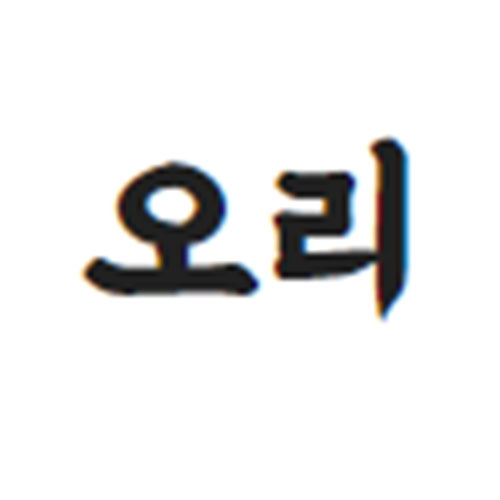
#> input picture ml/cnn/00_4.jpg, 500 x 500 px; its folder holds only this picture in this run
$ python new.py --image 00_4.jpg
#> lines starting #> are read from the running program, lines starting #| are printed output that depends on the picture; after the words box and inside, x2 and y2 are one past the last pixel; in counts of white or black regions, pixels touching at a corner belong together
from PIL import Image

import pytesseract
import argparse
import cv2
import os

ap = argparse.ArgumentParser()
ap.add_argument("-i", "--image", required=True,
                help="path to input image to be OCR' d")
ap.add_argument("-p", "--preprocess", type=str, default="thresh",
                help="type of preprocessing to be done")
args = vars(ap.parse_args())

# load the example image and convert it to grayscale
image = cv2.imread(args["image"])
#> image is the input picture: shape (500, 500, 3); mean B, G, R 234.7, 234.7, 234.6
gray = cv2.cvtColor(image, cv2.COLOR_BGR2GRAY)
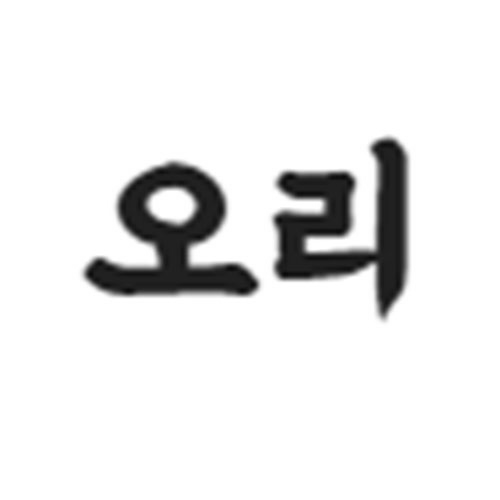
#> gray: shape (500, 500); min 8, max 255, mean 234.7

# check to see if we should apply thresholding to preprocess the
# image
if args["preprocess"] == "thresh":
    gray = cv2.threshold(gray, 0, 255,
                         cv2.THRESH_BINARY | cv2.THRESH_OTSU)[1]
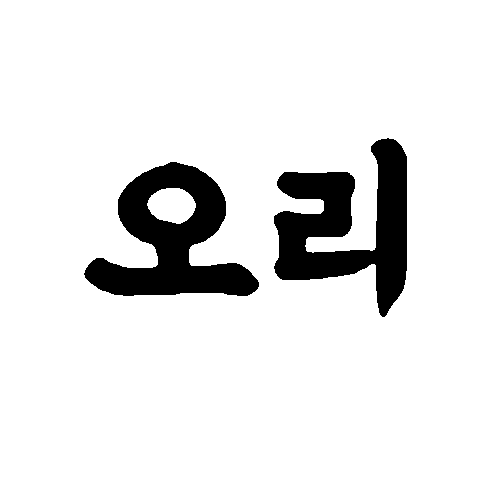
#> gray: shape (500, 500); 90.8% white; 2 black regions, box (x1, y1, x2, y2) and area: (274, 138, 407, 317) 11861, (84, 162, 259, 296) 11155

# make a check to see if median blurring should be done to remove
# noise
elif args["preprocess"] == "blur":
    gray = cv2.medianBlur(gray, 3)

# write the grayscale image to disk as a temporary file so we can
# apply OCR to it
filename = "{}.JPG".format(os.getpid()) #현재 프로세스 아이디.
cv2.imwrite(filename, gray)

print(filename)
print("되나?1")
# load the image as a PIL/Pillow image, apply OCR, and then delete
# the temporary file
img = Image.open(filename)

print("되나?2")

tessdata_dir_config = '--tessdata-dir "C:/Program Files/Tesseract-OCR/tessdata"'
# Example config: '--tessdata-dir "C:\\Program Files (x86)\\Tesseract-OCR\\tessdata"'
# It's important to include double quotes around the dir path.
print("되나?3")

#> (the run stopped early here; a loop or call above may not have finished)

$ run again, on ml/cnn/255008.JPG
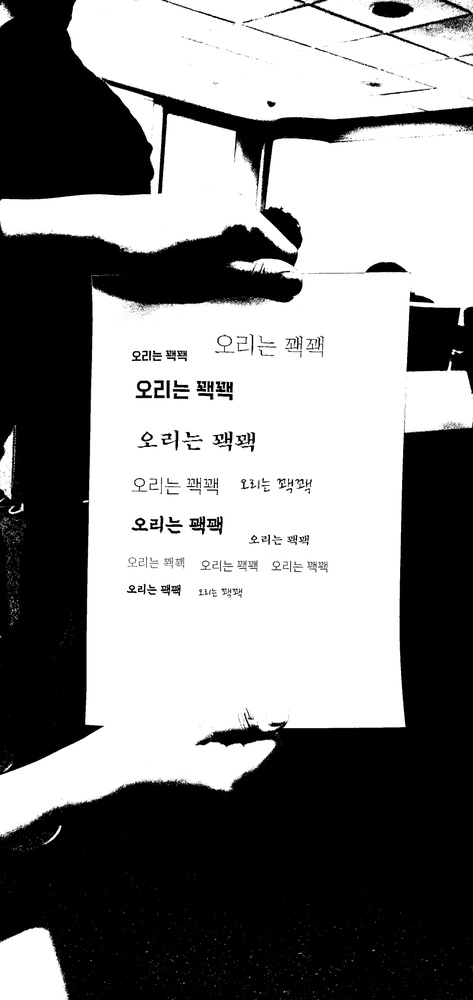
#> input picture ml/cnn/255008.JPG, 473 x 1000 px, shrunk from 1908 x 4032 before the run
#> image is the input picture: shape (1000, 473, 3); min 0, max 255, mean 132.6
#> `gray = cv2.threshold(gray, 0, 255, cv2.THRESH_BINARY | cv2.THRESH_OTSU..`:
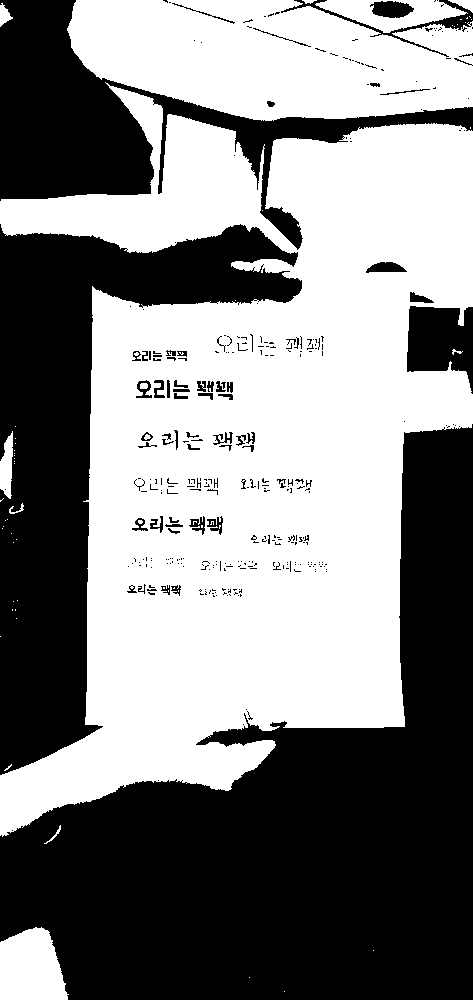
#> gray: shape (1000, 473); 52.1% white; 329 black regions (264 under 20 px), largest, box (x1, y1, x2, y2) and area: (0, 424, 473, 1000) 128997, (0, 224, 302, 775) 57673, (0, 0, 473, 250) 29894

$ run again, on ml/cnn/01_0.jpg
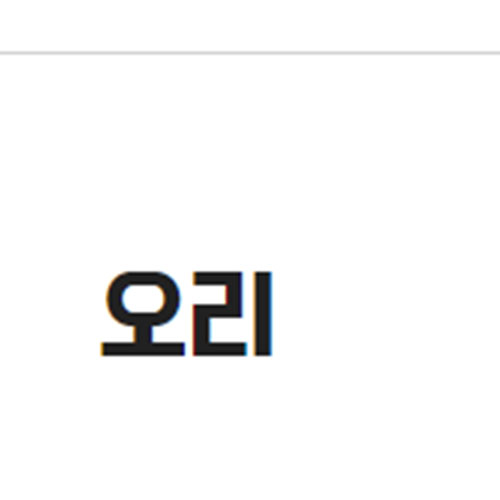
#> input picture ml/cnn/01_0.jpg, 500 x 500 px
#> image is the input picture: shape (500, 500, 3); mean B, G, R 247.5, 247.5, 247.5
#> `gray = cv2.threshold(gray, 0, 255, cv2.THRESH_BINARY | cv2.THRESH_OTSU..`:
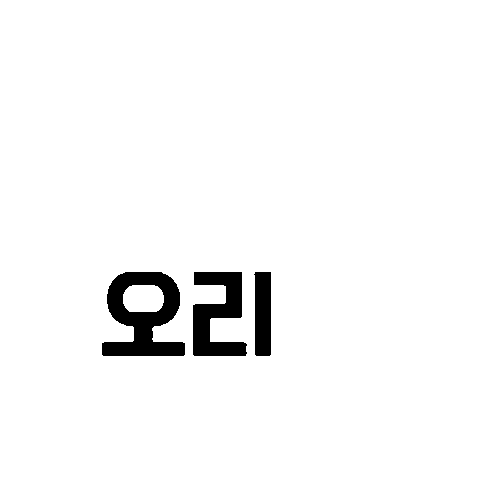
#> gray: shape (500, 500); 96.8% white; 3 black regions, box (x1, y1, x2, y2) and area: (102, 272, 185, 356) 3876, (193, 272, 247, 356) 2766, (254, 272, 271, 356) 1343
